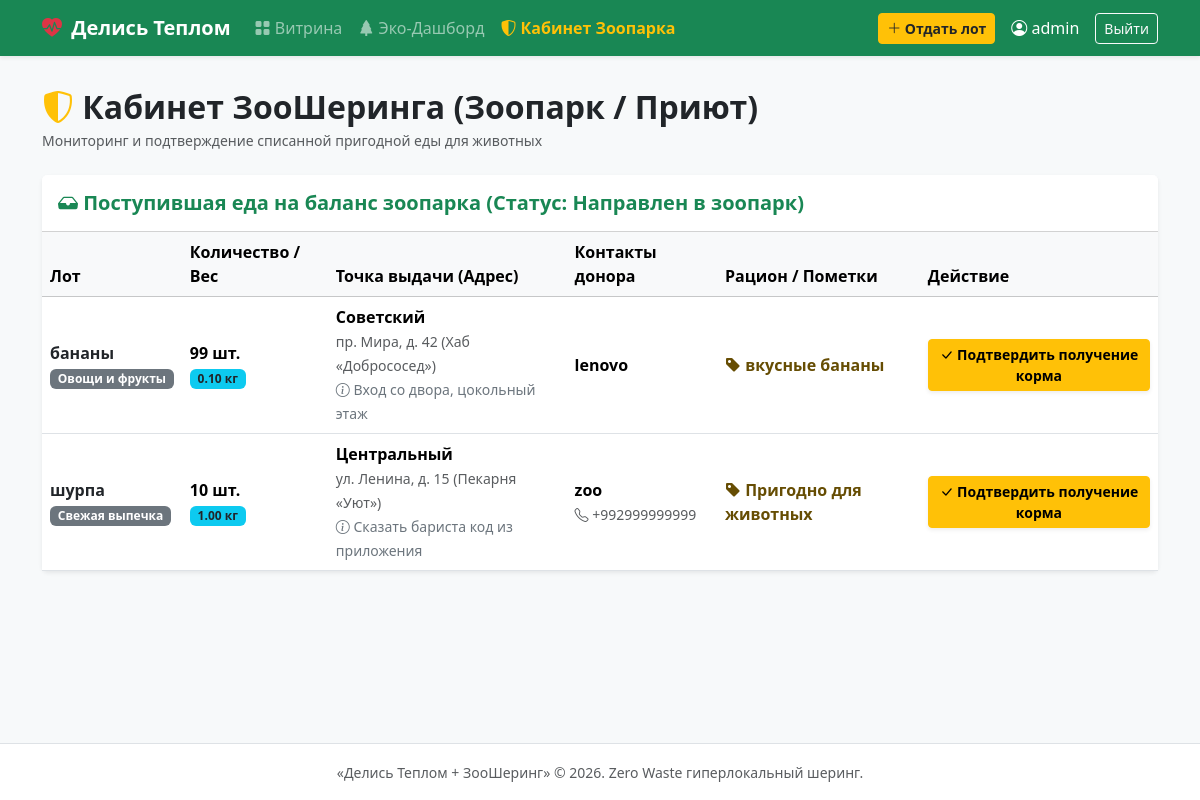
/lots/zoo/incoming/ (signed in), run on an earlier commit of the app's database.
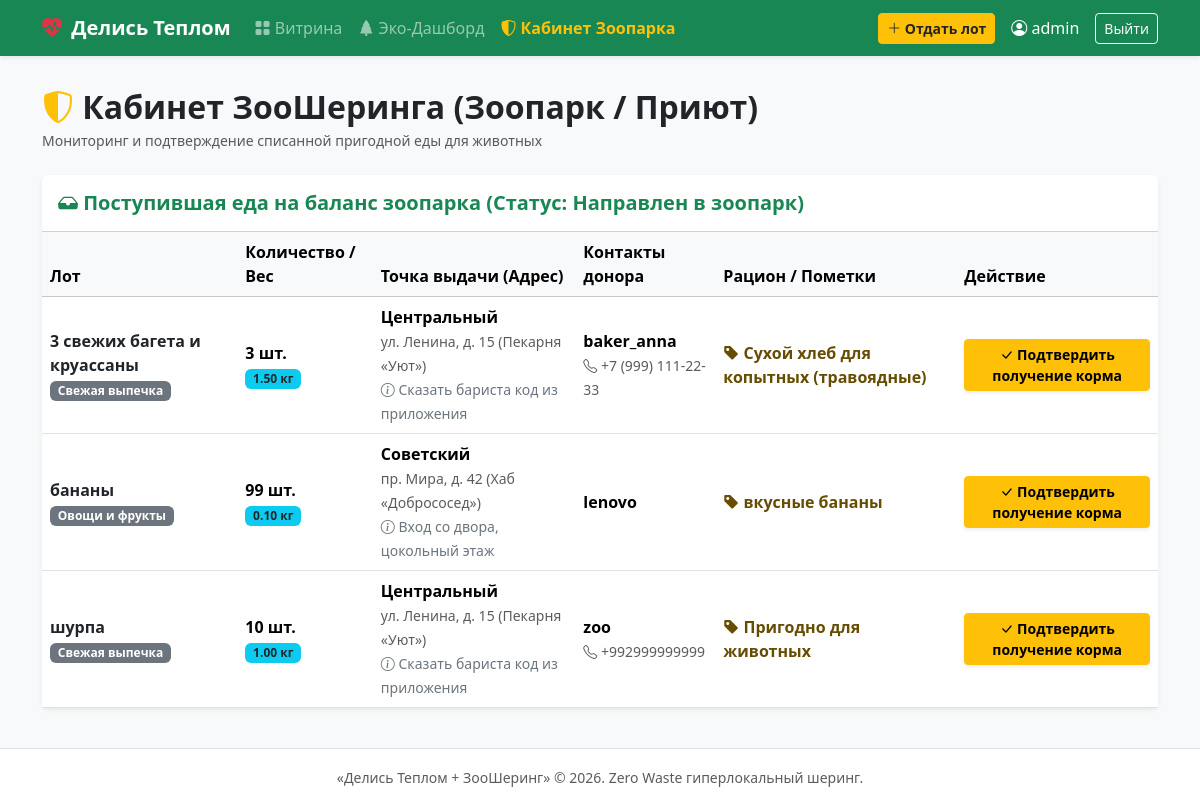
And on a later commit of the database.
### lots/models.py (models this page shows, shortened)
class ItemLot(models.Model):
    STATUS_CHOICES = [
        ('available', 'Доступен'),
        ('reserved', 'Забронирован'),
        ('completed', 'Передан человеку'),
        ('to_zoo', 'Направлен в зоопарк'),
        ('zoo_received', 'Принят зоопарком'),
        ('expired', 'Списан в утиль'),
    ]
    donor = models.ForeignKey(User, on_delete=models.CASCADE, related_name='lots')
    title=models.CharField(max_length=100)
    description=models.TextField()
    category=models.ForeignKey(Category,related_name="lots", on_delete=models.CASCADE)
    location = models.ForeignKey(Location, on_delete=models.CASCADE,related_name='lots')
    quantity = models.PositiveIntegerField()
    available_quantity  = models.PositiveIntegerField()
    weight_kg = models.DecimalField(max_digits=6, decimal_places=2)
    expiry_time=models.DateTimeField()
    image=models.ImageField(upload_to='lots',blank=True,null=True)
    suitable_for_zoo = models.BooleanField(default=False)
    zoo_notes=models.CharField(max_length=250)
    status = models.CharField(max_length=20, choices=STATUS_CHOICES, default='available')
    is_active = models.BooleanField(default=True)
    created_at = models.DateTimeField(auto_now_add=True)
    class Meta:
        ordering = ['-created_at']

class Category(models.Model):
    LOT_TYPE_CHOICES = [
        ('food', 'Еда'),
        ('items', 'Вещи'),
    ]
    name = models.CharField(max_length=100,unique=True)
    slug = models.SlugField(max_length=100, unique=True)
    lot_type = models.CharField(max_length=20, choices=LOT_TYPE_CHOICES)

class Location(models.Model):
    title=models.CharField(max_length=100)
    district=models.CharField(max_length=100)
    address=models.CharField(max_length=255)
    pickup_instructions = models.TextField()
    is_zoo=models.BooleanField(default=False)

### accounts/models.py (models this page shows, shortened)
class Profile(models.Model):
    user = models.OneToOneField(User, on_delete=models.CASCADE,related_name='profile')
    phone =models.CharField(max_length=100)
    is_business = models.BooleanField(default=False)
    is_zoo_staff=models.BooleanField(default=False)
    rating_score=models.PositiveIntegerField(default=100)
    avatar = models.ImageField(upload_to='avatars',blank=True,null=True)

### lots/views.py (the view)
# urls.py: path('zoo/incoming/', zoo_dashboard_view, name='zoo_dashboard'),
@login_required
def zoo_dashboard_view(request):
    if not (request.user.is_staff or request.user.profile.is_zoo_staff):
        return HttpResponseForbidden("Доступ разрешен только представителям зоопарка.")
    incoming_lots = ItemLot.objects.filter(
        status='to_zoo'
    ).select_related('category', 'location', 'donor', 'donor__profile').order_by('-expiry_time')
    return render(request, 'lots/zoo_dashboard.html', {'incoming_lots': incoming_lots})

### templates/lots/zoo_dashboard.html (shortened to what this page needs)
{% extends 'base.html' %}
{% block content %}
<div class="d-flex justify-content-between align-items-center mb-4">
    <div>
        <h2 class="fw-bold text-dark mb-1">
            <i class="bi bi-shield-shaded text-warning"></i> Кабинет ЗооШеринга (Зоопарк / Приют)
        </h2>
        <p class="text-muted small mb-0">Мониторинг и подтверждение списанной пригодной еды для животных</p>
    </div>
</div>
<div class="card shadow-sm border-0 mb-4">
    <div class="card-header bg-white py-3">
        <h5 class="fw-bold mb-0 text-success">
            <i class="bi bi-inbox-fill"></i> Поступившая еда на баланс зоопарка (Статус: Направлен в зоопарк)
        </h5>
    </div>
    <div class="card-body p-0">
        <div class="table-responsive">
            <table class="table table-hover align-middle mb-0">
                <thead class="table-light">
                    <tr>
                        <th>Лот</th>
                        <th>Количество / Вес</th>
                        <th>Точка выдачи (Адрес)</th>
                        <th>Контакты донора</th>
                        <th>Рацион / Пометки</th>
                        <th>Действие</th>
                    </tr>
                </thead>
                <tbody>
                    {% for lot in incoming_lots %}
                        <tr>
                            <td>
                                <strong class="text-dark">{{ lot.title }}</strong><br>
                                <span class="badge bg-secondary">{{ lot.category.name }}</span>
                            </td>
                            <td>
                                <strong>{{ lot.available_quantity }} шт.</strong><br>
                                <span class="badge bg-info text-dark">{{ lot.weight_kg }} кг</span>
                            </td>
                            <td>
                                <strong>{{ lot.location.district }}</strong><br>
                                <small class="text-muted">{{ lot.location.address }} ({{ lot.location.title }})</small><br>
                                <small class="text-secondary"><i class="bi bi-info-circle"></i> {{ lot.location.pickup_instructions }}</small>
                            </td>
                            <td>
                                <strong>{{ lot.donor.username }}</strong>
                                {% if lot.donor.profile.phone %}
                                    <br><small class="text-muted"><i class="bi bi-telephone"></i> {{ lot.donor.profile.phone }}</small>
                                {% endif %}
                            </td>
                            <td>
                                <span class="text-warning-emphasis fw-semibold">
                                    <i class="bi bi-tag-fill"></i> {{ lot.zoo_notes|default:'Пригодно для животных' }}
                                </span>
                            </td>
                            <td>
                                <a href="{% url 'zoo_accept_lot' lot.pk %}" class="btn btn-warning btn-sm fw-bold shadow-sm" onclick="return confirm('Подтвердить прием корма на баланс зоопарка?');">
                                    <i class="bi bi-check-lg"></i> Подтвердить получение корма
                                </a>
                            </td>
                        </tr>
                    {% endfor %}
                </tbody>
            </table>
        </div>
    </div>
</div>
{% endblock %}

What changed in the data, as far as the page shows it:
now on this page (row edited): ItemLot: title "3 свежих багета и круассаны", category.name "Свежая выпечка", available_quantity "3", weight_kg "1.50", location.district "Центральный", location.address "ул. Ленина, д. 15", location "Пекарня «Уют»", location.pickup_instructions "Сказать бариста код из приложения", donor.username "baker_anna", donor.profile.phone "+7 (999) 111-22-33", zoo_notes "Сухой хлеб для копытных (травоядные)"
